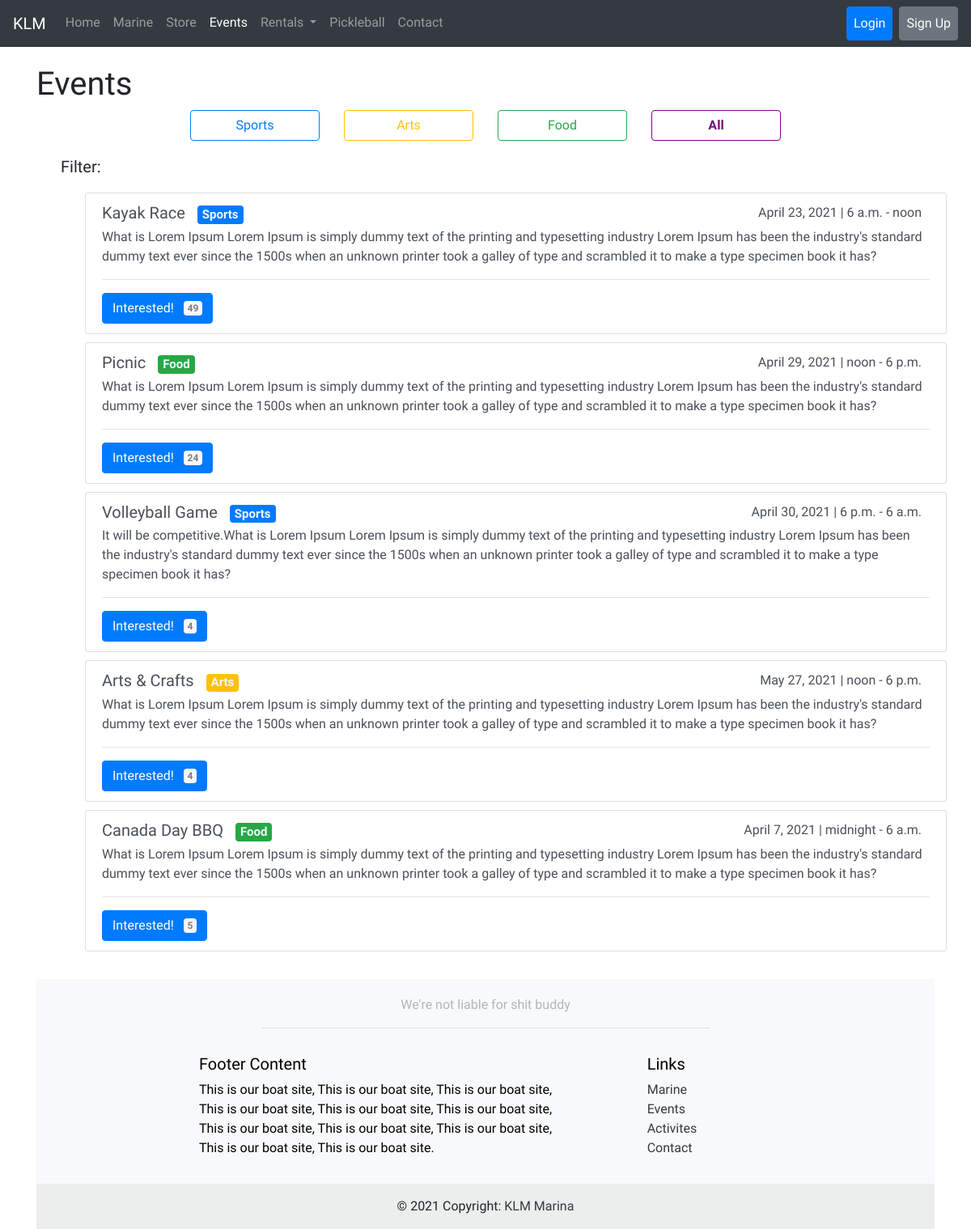
/events/, run on an earlier commit of the app's database.
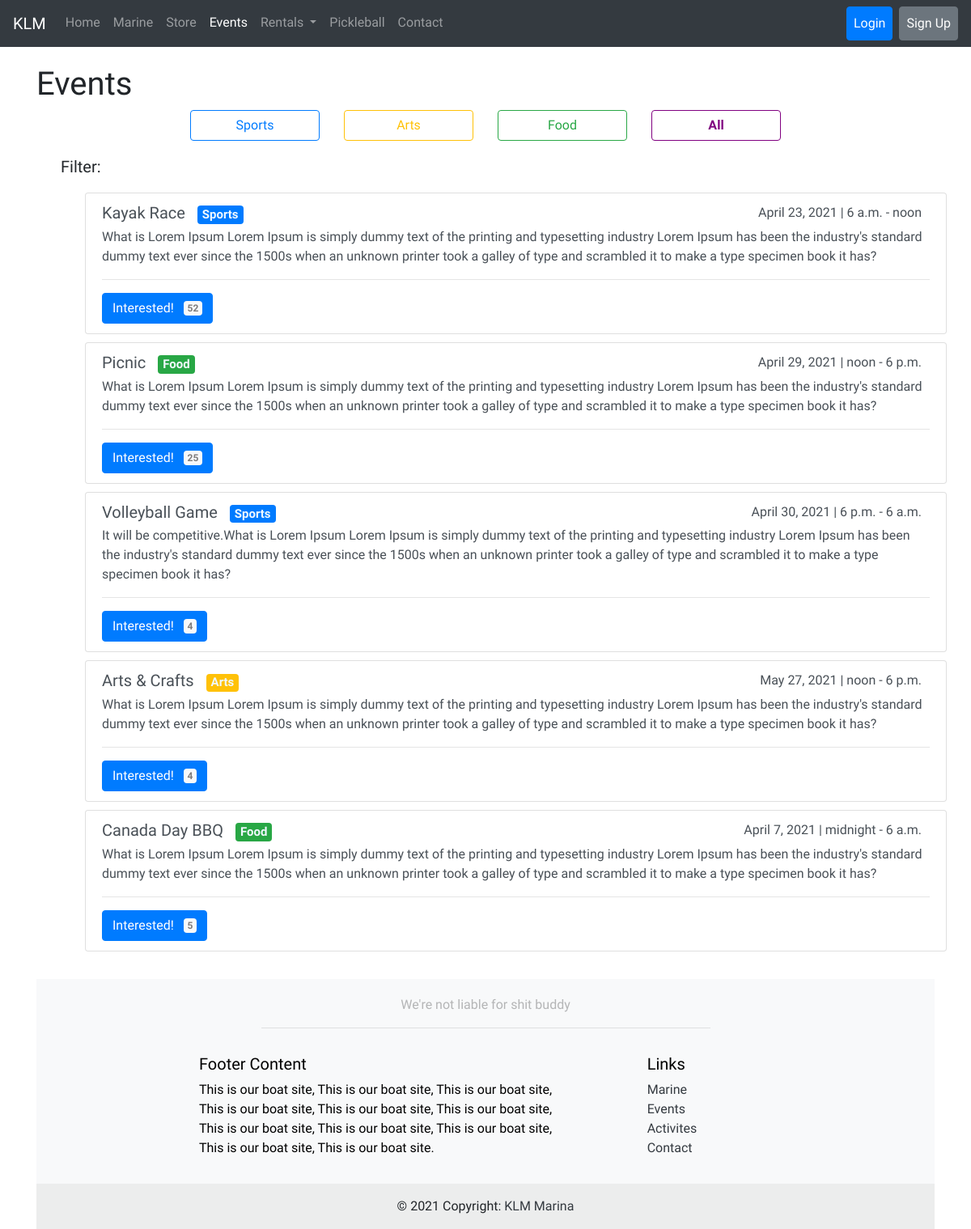
And on a later commit of the database.
### boats/models.py (models this page shows)
class Event(models.Model):
	name = models.CharField(max_length=120)
	description = models.TextField()
	date = models.DateField()
	startTime = models.TimeField()
	endTime = models.TimeField()
	Interested = models.IntegerField(default=0)
	SPORTS = "Sports"
	ARTS = "Arts"
	FOOD = "Food"
	NA = 'NA'
	category_choices = [
		(SPORTS, 'Sports'),
		(ARTS, 'Arts'),
		(FOOD, 'Food'),
		(NA, 'NA')
	]
	category = models.CharField(choices=category_choices, max_length=10, default=NA)

### boats/views.py (the view)
# urls.py: path('events/', boat_views.events_view, name='events'),
def events_view(request):
	events = Event.objects.all()
	context = {
		'events': events
	}
	return render(request, 'boats/events.html', context)

### boats/templates/boats/events.html (shortened to what this page needs)
{% extends 'base.html' %}
{% load static %}
{% block main_content %}
<div class='container top-container pt-4'>
	<div class='row'>
		<div class='col-12 text-md-left text-center'>
			<h1>Events</h1>
		</div>
    </div>
    <div class='row'>
        <div class='col-md-2 col-12 offset-md-2 mb-2 mb-md-0'>
            <a href="{% url 'events_filter' event_id='Sports' %}" type="button" class="btn btn-outline-primary w-100">Sports</a>
        </div>
        <div class='col-md-2 col-12 mb-2 mb-md-0'>
             <a href="{% url 'events_filter' event_id='Arts' %}" type="button" class="btn btn-outline-warning w-100">Arts</a>
        </div>
        <div class='col-md-2 col-12 mb-2 mb-md-0'>
           <a href="{% url 'events_filter' event_id='Food' %}" type="button" class="btn btn-outline-success w-100">Food</a>
        </div>
        <div class='col-md-2 col-12 mb-2 mb-md-0'>
            <a href="{% url 'events_filter' event_id='NA' %}" type="button" class="btn benhoganbutton w-100">All</a>
        </div>
    </div>
        <h5 style='margin-top: 20px; margin-left: 30px;'>Filter:</h5>
    <div class='row' style="margin-top: 20px; margin-left: 60px;">
        {% for event in events %}
        <div class="list-group" style='margin-bottom: 10px;'>
            <div class="list-group-item list-group-item-action" aria-current="true">
                <div class="d-flex w-100 justify-content-between">
                <h5 class="mb-1">
                    {{ event.name }}
                    {% if  event.category == 'Sports' %}
                    <span class="badge rounded-pill bg-primary" style="margin-left: 10px; color: aliceblue;">
                        {{ event.category }}
                    </span>
                    {% elif event.category == 'Arts'%}
                    <span class="badge rounded-pill bg-warning" style="margin-left: 10px; color: aliceblue;">
                        {{ event.category }}
                    </span>
                    {% else %}
                    <span class="badge rounded-pill bg-success" style="margin-left: 10px; color: aliceblue;">
                        {{ event.category }}
                    </span>
                    {% endif %}
                </h5>
                <div>
                    <div style="margin-right: 10px;">{{ event.date }} | {{ event.startTime }} - {{ event.endTime }}</div>
                </div>
                </div>
                <p class="mb-1">{{ event.description }}</p>
                <hr>
                <a href="{% url 'events_interested' event_id=event.pk %}" type="submit" class="btn btn-primary">
                    Interested!
                    <span style="margin-left: 8px; color: rgb(126, 124, 124);" class="badge rounded-pill bg-light">{{ event.Interested }}</span>
                </a>
            </div>
        </div>
        {% endfor %}
    </div>
{% endblock %}

What changed in the data, as far as the page shows it:
changed Event "Kayak Race": Interested "49" → "52"
changed Event "Picnic": Interested "24" → "25"
